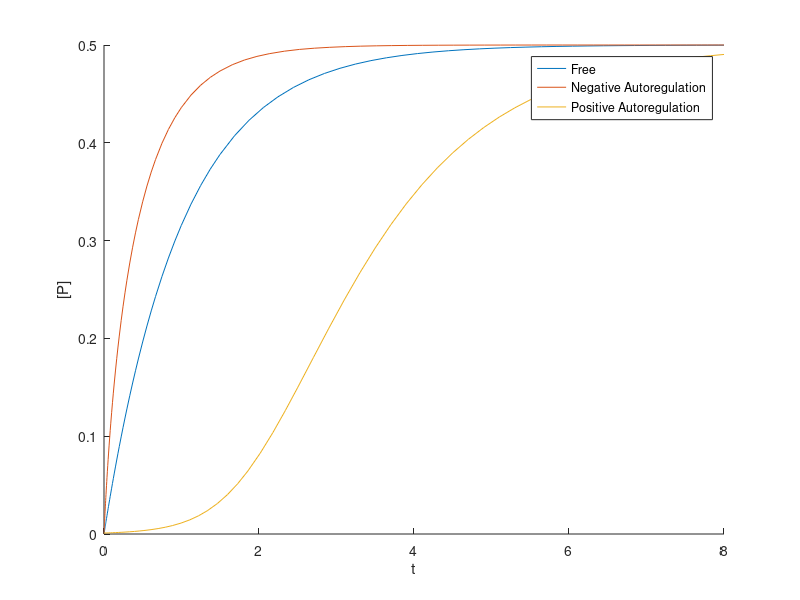

Write MATLAB code to recreate this figure.
% promoter strength, dissociation constant, degradation rate
alpha = 0.5; K = 0.2; beta = 1;
tspan = [0 8];
[t, P] = ode45(@(t,P) alpha-beta*P, tspan, 0);    % free regulation
% tweak the promoter strength of negative autoregulation
% for it to be the same level as free regulation
alpha_na = alpha*(1+alpha/(beta*K));
[tna, Pna] = ode45(@(t,P) alpha_na*K/(K+P)-beta*P, tspan, 0);
% positive autoregulation
alpha_pa = (alpha+beta*K);
[tpa, Ppa] = ode45(@(t,P) alpha_pa*P/(K+P)-beta*P, tspan, 1E-3);
figure; hold on
plot(t, P)
plot(tna, Pna)
plot(tpa, Ppa)
xlabel('t'); ylabel('[P]')
legend('Free', 'Negative Autoregulation', 'Positive Autoregulation')